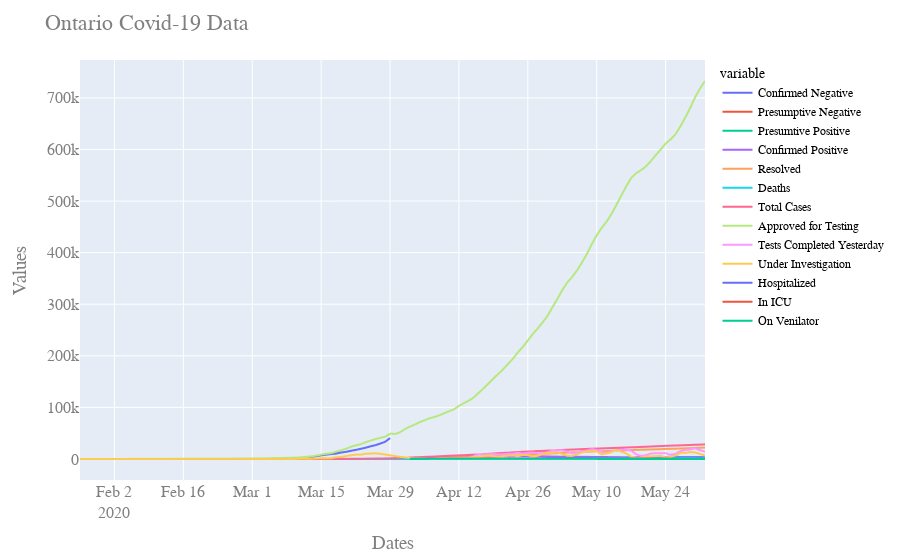

The notebook cell this image was saved under:
### Code cell
fig = px.line(dfmelt, x=dfmelt.index, y="value",color='variable')#,log_y=True)
fig.update_layout(
    title="Ontario Covid-19 Data",
    xaxis_title="Dates",
    yaxis_title="Values",
    font=dict(
        family="Courier New, monospace",
        size=16,
        color="#7f7f7f"
    ),
    legend=dict(
        font=dict(
            family="sans-serif",
            size=12,
            color="black"
        )
    )
)
fig.show()
fig.write_html("Ontario.html")
